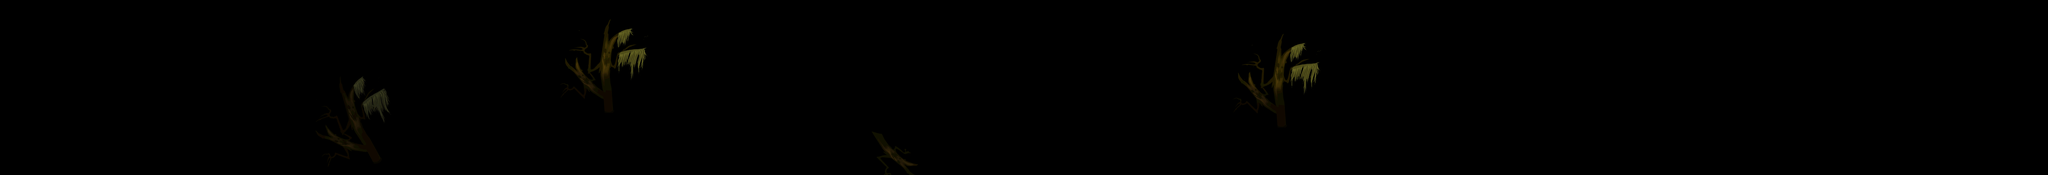

Rendered tile map (Tiled .tmx) drawn with the repository's tilesets; below, a short description and the map source with its tile grids summarised:
An orthogonal 140x12 tile map with 40x40 px tiles, 2 tile layers (land1, land2).

<map version="1.0" orientation="orthogonal" width="140" height="12" tilewidth="40" tileheight="40">
 <tileset firstgid="1" name="b-jinjing" tilewidth="40" tileheight="40">
  <image source="b-jinjing.png" width="1447" height="440" />
 </tileset>
 <layer name="land1" width="140" height="12">
  <data>[1680 cells, 164 non-empty, 164 distinct tile ids]</data>
 </layer>
 <layer name="land2" width="140" height="12">
  <data>[1680 cells, 72 non-empty, 72 distinct tile ids]</data>
 </layer>
</map>
